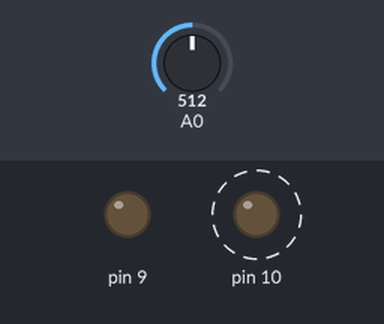
Recording of a sketch running on a simulated Arduino Uno, built with avr-gcc and run on an emulated ATmega328P. On the bench: output pins drawn as LEDs (lit = HIGH). Dashed ring = blinking. Inputs (shaded band) come from the test bench; at power-on: A0 = 512.

Above: at 0.4 s.
Timing chart, 0 to 3.0 s (numbered marks = the images above):
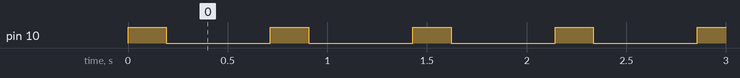

Measured:
- by itself, pin 10: alternates HIGH for 0.19 s and LOW for 0.52 s

The sketch:

metronome.ino
```cpp
void setup() {
  pinMode (9, OUTPUT);
  pinMode (10, OUTPUT);
  analogWrite(9, LOW);
  analogWrite(10, LOW);
}

void go() {
  digitalWrite(10, 255);
  digitalWrite(9, 0);
}

void stop() {
  digitalWrite(9, 0);
  digitalWrite(10, 0);
}

void loop() {
  const float power_mult = 16.f / 5.f;

  const int sensor = analogRead(A0);

  const int zero_time_on = 80 * power_mult;
  const int full_time_on = 40 * power_mult;
  const float m_time_on = (full_time_on - zero_time_on) / 1024.f;
  const int time_on = m_time_on * sensor + zero_time_on;

  go();
  delay(time_on);
  stop();

  const int zero_time_off = 1000;
  const int full_time_off = 429;
  const float m_time_off = (full_time_off - zero_time_off) / 1024.f;
  const int time_off = m_time_off * sensor + zero_time_off;

  delay(time_off - time_on);
}
```
